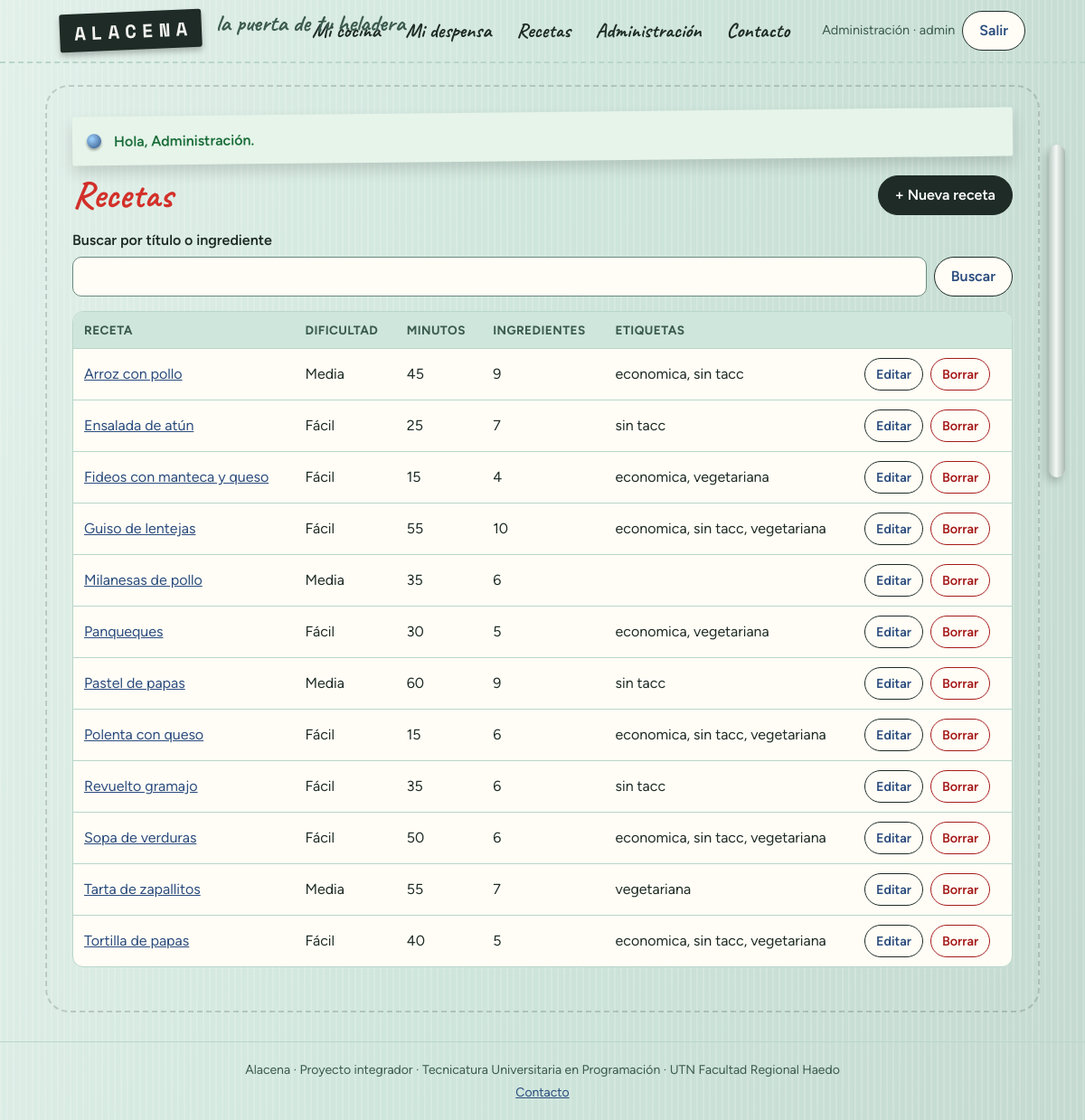
Screenshot of /admin/recetas.php (signed in) with the database file from the repository.
### tables this page shows
CREATE TABLE receta (
    id               INT UNSIGNED AUTO_INCREMENT PRIMARY KEY,
    slug             VARCHAR(120) NOT NULL UNIQUE,
    titulo           VARCHAR(150) NOT NULL,
    descripcion      TEXT         NULL,
    porciones_base   TINYINT      NOT NULL DEFAULT 4,
    minutos_prep     SMALLINT     NOT NULL,
    minutos_coccion  SMALLINT     NOT NULL DEFAULT 0,
    dificultad       TINYINT      NOT NULL,
    imagen           VARCHAR(255) NULL,
    fuente           VARCHAR(255) NULL,           
    autor_id         INT UNSIGNED NULL,           
    creado_en        DATETIME     NOT NULL DEFAULT CURRENT_TIMESTAMP,
    CONSTRAINT ck_receta_dificultad CHECK (dificultad BETWEEN 1 AND 3),
    CONSTRAINT fk_receta_autor FOREIGN KEY (autor_id) REFERENCES usuario(id) ON DELETE SET NULL
);

### src/ayudas.php (called while the page is built, shortened)
<?php
function e(string|int|float|null $valor): string
{
    return htmlspecialchars((string) $valor, ENT_QUOTES, 'UTF-8');
}
function url(string $ruta = ''): string
{
    static $base = null;
    if ($base === null) {
        $publico = str_replace('\\', '/', (string) realpath(dirname(__DIR__) . '/public'));
        $script = str_replace('\\', '/', (string) realpath($_SERVER['SCRIPT_FILENAME'] ?? ''));
        $relativo = str_starts_with($script, $publico . '/') ? substr($script, strlen($publico) + 1) : '';
        $nombre = (string) ($_SERVER['SCRIPT_NAME'] ?? '/');
        $base = ($relativo !== '' && str_ends_with($nombre, $relativo))
            ? substr($nombre, 0, -strlen($relativo))
            : '/';
    }
    return $base . ltrim($ruta, '/');
}

### src/bootstrap.php (called while the page is built, shortened)
<?php
spl_autoload_register(function (string $clase): void {
    $prefijo = 'Alacena\\';
    $relativa = str_replace('\\', '/', substr($clase, strlen($prefijo)));
    $archivo = __DIR__ . '/' . $relativa . '.php';
});
require_once __DIR__ . '/ayudas.php';

### src/Config.php (called while the page is built, shortened)
<?php
final class Config
{
    private static array $valores = [];
    public static function get(string $clave, string $porDefecto = ''): string
    {
        $env = getenv($clave);
        if ($env !== false && $env !== '') {
            return $env;
        }
        return self::$valores[$clave] ?? $porDefecto;
    }
}

### src/Db.php (called while the page is built, shortened)
<?php
final class Db
{
    private static ?PDO $pdo = null;
    public static function conexion(): PDO
    {
        if (self::$pdo === null) {
            $dsn = sprintf(
                'mysql:host=%s;port=%s;dbname=%s;charset=utf8mb4',
                Config::get('DB_HOST', '127.0.0.1'),
                Config::get('DB_PORT', '3306'),
                Config::get('DB_NAME', 'alacena')
            );
            self::$pdo = new PDO($dsn, Config::get('DB_USER', 'root'), Config::get('DB_PASS'), [
                PDO::ATTR_ERRMODE => PDO::ERRMODE_EXCEPTION,
                PDO::ATTR_DEFAULT_FETCH_MODE => PDO::FETCH_ASSOC,
                PDO::ATTR_EMULATE_PREPARES => false,
            ]);
        }
        return self::$pdo;
    }
}

### src/Repositorios/RecetaRepositorio.php (called while the page is built, shortened)
<?php
final class RecetaRepositorio
{
    public function buscar(array $filtros = [], int $usuarioId = 0): array
    {
        $condiciones = [];
        $parametros = ['usuario' => $usuarioId];
        $texto = trim($filtros['q'] ?? '');
        $sql = 'SELECT * FROM (' . self::SELECT_RESUMEN
            . ($condiciones ? ' WHERE ' . implode(' AND ', $condiciones) : '')
            . ' GROUP BY r.id) AS resumen'
            . (!empty($filtros['puedo']) ? ' WHERE tengo >= total' : '')
            . ' ORDER BY titulo';
        $consulta = $this->db->prepare($sql);
        $consulta->execute($parametros);
        return $consulta->fetchAll();
    }
}

### public/admin/recetas.php (the view, shortened to what this page needs)
<?php
require dirname(__DIR__, 2) . '/src/bootstrap.php';
$repo = new RecetaRepositorio(Db::conexion());
$busqueda = trim((string) ($_GET['q'] ?? ''));
$recetas = $repo->buscar(['q' => $busqueda]);
?>
<div class="encabezado-pagina">
  <h1>Recetas</h1>
  <a class="boton" href="<?= e(url('admin/receta-editar.php')) ?>">+ Nueva receta</a>
</div>
<form class="buscador" method="get" role="search">
  <div class="campo">
    <label for="q">Buscar por título o ingrediente</label>
    <input id="q" name="q" type="search" value="<?= e($busqueda) ?>">
  </div>
  <button class="boton boton--secundario" type="submit">Buscar</button>
</form>
<?php if ($recetas === []) : ?>
  <p class="vacio">No hay recetas<?= $busqueda !== '' ? ' que coincidan con “' . e($busqueda) . '”' : '' ?>.</p>
<?php else : ?>
  <div class="tabla-contenedor">
    <table>
      <thead>
        <tr><th>Receta</th><th>Dificultad</th><th>Minutos</th><th>Ingredientes</th><th>Etiquetas</th><th><span class="solo-lectores">Acciones</span></th></tr>
      </thead>
      <tbody>
      <?php foreach ($recetas as $r) : ?>
        <tr>
          <td><a href="<?= e(url('app/receta.php?id=' . $r['id'])) ?>"><?= e($r['titulo']) ?></a></td>
          <td><?= e(RecetaRepositorio::DIFICULTADES[(int) $r['dificultad']]) ?></td>
          <td><?= e($r['minutos']) ?></td>
          <td><?= e($r['total']) ?></td>
          <td><?= e(str_replace('_', ' ', (string) $r['etiquetas'])) ?></td>
          <td>
            <div class="acciones">
              <a class="boton boton--secundario boton--chico" href="<?= e(url('admin/receta-editar.php?id=' . $r['id'])) ?>">Editar</a>
              <form method="post" data-confirmar="¿Borrar la receta “<?= e($r['titulo']) ?>”? No se puede deshacer.">
                <button class="boton boton--peligro boton--chico" type="submit">Borrar</button>
              </form>
            </div>
          </td>
        </tr>
      <?php endforeach; ?>
      </tbody>
    </table>
  </div>
<?php endif; ?>

### public/css/estilos.css (style rules this page uses)
:root { --color-fondo: #cfe6dc; --color-superficie: #fffdf6; --color-texto: #1e2b26; --color-suave: #3b5a50; --color-marca: #1e2b26; --color-marca-oscuro: #2b4c7e; --color-acento: #d3302a; --color-borde: #b9d6c9; --color-borde-campo: #6a8a7e; --color-exito: #1b6e3a; --color-exito-fondo: #e6f4ea; --color-error: #a61b1b; --color-error-fondo: #fdeaea; --color-info-fondo: #eef3fb; --color-alerta: #8a5a00; --color-alerta-fondo: #fff4d6; --color-postit: #fff27a; --radio: 12px; --sombra: 0 2px 6px rgb(30 43 38 / 12%); --fuente: "Figtree", system-ui, -apple-system, "Segoe UI", Roboto, sans-serif; --fuente-mano: "Caveat", cursive; --fuente-etiqueta: "Space Mono", monospace; --ancho: 1100px; }
* { box-sizing: border-box; }
body { margin: 0; font-family: var(--fuente); background: var(--color-fondo); color: var(--color-texto); line-height: 1.5; display: flex; flex-direction: column; min-height: 100vh; }
a { color: var(--color-marca-oscuro); }
h1, h2, h3 { line-height: 1.2; }
h1 { font-size: 1.75rem; margin: 0 0 16px; }
.encabezado-pagina { display: flex; flex-wrap: wrap; align-items: center; justify-content: space-between; gap: 12px; margin-bottom: 16px; }
.encabezado-pagina h1 { margin: 0; }
.boton { display: inline-flex; align-items: center; justify-content: center; gap: 6px; min-height: 44px; padding: 0 18px; border-radius: 99px; border: 1px solid var(--color-marca); background: var(--color-marca); color: #fff; font: inherit; font-weight: 600; text-decoration: none; cursor: pointer; }
.boton--secundario { background: var(--color-superficie); color: var(--color-marca-oscuro); }
.boton--peligro { background: var(--color-superficie); color: var(--color-error); border-color: var(--color-error); }
.boton--chico { min-height: 36px; padding: 0 12px; font-size: .9rem; }
.acciones { display: flex; flex-wrap: wrap; gap: 8px; align-items: center; }
.acciones form { margin: 0; }
.campo { display: grid; gap: 6px; }
.campo label, .campo legend { font-weight: 600; }
input[type="text"], input[type="email"], input[type="password"], input[type="search"], input[type="number"], input[type="date"], select, textarea { width: 100%; min-height: 44px; padding: 8px 12px; font: inherit; color: inherit; background: var(--color-superficie); border: 1px solid var(--color-borde-campo); border-radius: 10px; }
.buscador { display: flex; flex-wrap: wrap; gap: 8px; margin-bottom: 16px; align-items: end; }
.buscador .campo { flex: 1 1 200px; }
.tabla-contenedor { overflow-x: auto; background: var(--color-superficie); border: 1px solid var(--color-borde); border-radius: var(--radio); }
table { width: 100%; border-collapse: collapse; }
th, td { text-align: left; padding: 10px 12px; border-bottom: 1px solid var(--color-borde); vertical-align: middle; }
th { font-size: .85rem; text-transform: uppercase; letter-spacing: .03em; color: var(--color-suave); background: var(--color-fondo); }
tr:last-child td { border-bottom: none; }
h1 { font: 700 2.6rem/1.05 var(--fuente-mano); color: var(--color-acento); }
body { background-color: var(--color-fondo); background-image: repeating-linear-gradient(90deg, rgb(255 255 255 / 16%) 0 2px, transparent 2px 7px), linear-gradient(100deg, rgb(255 255 255 / 40%), rgb(255 255 255 / 0%) 45%, rgb(0 0 0 / 5%)); background-attachment: fixed; }
body::after { content: ""; position: fixed; right: 22px; top: 20vh; width: 18px; height: 46vh; border-radius: 12px; background: linear-gradient(90deg, #b8c7c0, #f4f8f6 45%, #a9b8b1); box-shadow: -3px 5px 10px rgb(0 0 0 / 20%); pointer-events: none; }

### rows the page displays
receta: titulo "Arroz con pollo", dificultad "Media", minutos "45", total "9", etiquetas "economica, sin tacc"
receta: titulo "Ensalada de atún", dificultad "Fácil", minutos "25", total "7", etiquetas "sin tacc"
receta: titulo "Fideos con manteca y queso", dificultad "Fácil", minutos "15", total "4", etiquetas "economica, vegetariana"
receta: titulo "Guiso de lentejas", dificultad "Fácil", minutos "55", total "10", etiquetas "economica, sin tacc, vegetariana"
receta: titulo "Milanesas de pollo", dificultad "Media", minutos "35", total "6"
receta: titulo "Panqueques", dificultad "Fácil", minutos "30", total "5", etiquetas "economica, vegetariana"
receta: titulo "Pastel de papas", dificultad "Media", minutos "60", total "9", etiquetas "sin tacc"
receta: titulo "Polenta con queso", dificultad "Fácil", minutos "15", total "6", etiquetas "economica, sin tacc, vegetariana"
receta: titulo "Revuelto gramajo", dificultad "Fácil", minutos "35", total "6", etiquetas "sin tacc"
receta: titulo "Sopa de verduras", dificultad "Fácil", minutos "50", total "6", etiquetas "economica, sin tacc, vegetariana"
receta: titulo "Tarta de zapallitos", dificultad "Media", minutos "55", total "7", etiquetas "vegetariana"
receta: titulo "Tortilla de papas", dificultad "Fácil", minutos "40", total "5", etiquetas "economica, sin tacc, vegetariana"

### other values shown
$texto "Mi despensa"
$texto "Recetas"
$texto "Administración"
$texto "Contacto"
$usuario['nombre'] "Administración"
$aviso['mensaje'] "Hola, Administración."
